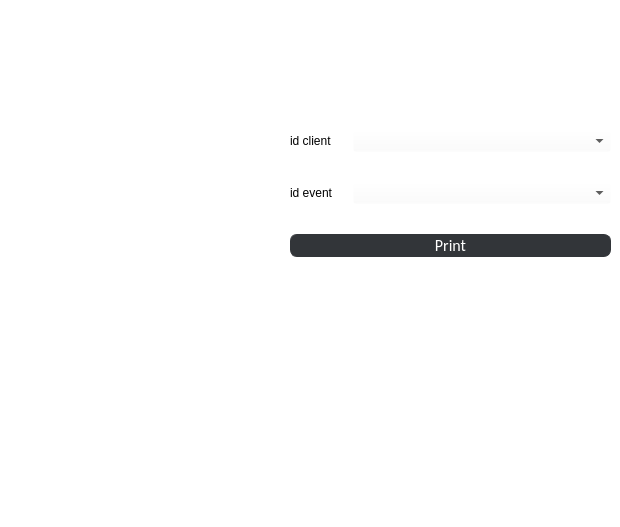
        <widget class="QWidget" name="AddTickets">
         <property name="styleSheet">
          <string notr="true">background-color: rgba(255, 255, 255, 0);</string>
         </property>
         <attribute name="title">
          <string>Add</string>
         </attribute>
         <widget class="QWidget" name="formLayoutWidget">
          <property name="geometry">
           <rect>
            <x>290</x>
            <y>130</y>
            <width>321</width>
            <height>388</height>
           </rect>
          </property>
          <layout class="QFormLayout" name="formLayout">
           <property name="horizontalSpacing">
            <number>20</number>
           </property>
           <property name="verticalSpacing">
            <number>30</number>
           </property>
           <item row="2" column="0" colspan="2">
            <widget class="QPushButton" name="PrintTicketButton">
             <property name="styleSheet">
              <string notr="true">QPushButton
{
	background-color:rgb(50, 53, 57);
	border-style:solid;
	border-radius:7px;
	border-width:1px;
border-color: rgb(50, 53, 57);
	color:#ffffff;
	font-size:16px;
font-family:Calibri;
}

QPushButton:hover
{
	background-color: #00000000;
	border-color: rgb(30, 227, 0);
	/*color:rgb(30, 227, 0);*/
}

QPushButton:focus
{
	background-color:  rgb(30, 227, 0);
	border-color: rgba(30, 227, 0,0);
	color:rgb(255, 255, 255);
}
</string>
             </property>
             <property name="text">
              <string>Print</string>
             </property>
            </widget>
           </item>
           <item row="0" column="1">
            <widget class="QComboBox" name="ClientComboBox"/>
           </item>
           <item row="1" column="1">
            <widget class="QComboBox" name="EventComboBox"/>
           </item>
           <item row="0" column="0">
            <widget class="QLabel" name="label">
             <property name="text">
              <string>id client</string>
             </property>
            </widget>
           </item>
           <item row="1" column="0">
            <widget class="QLabel" name="label_2">
             <property name="text">
              <string>id event</string>
             </property>
            </widget>
           </item>
          </layout>
         </widget>
        </widget>
